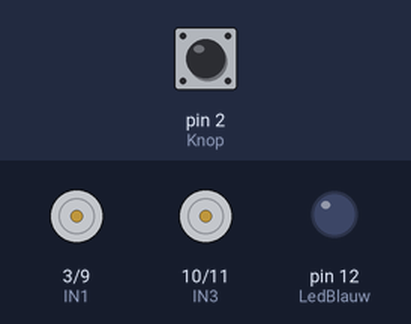
Bench run of a sketch on a simulated Arduino Uno, built with avr-gcc and run on an emulated ATmega328P. Shown: motor-driver pin pairs drawn as motors (green arrow = first pin HIGH = forward, orange = second pin HIGH = backward, longer = more drive), output pins drawn as LEDs (lit = HIGH). Dashed ring = blinking. The inputs (shaded band) are chosen by the test bench; at power-on: pin 2 (Knop) LOW.

Above: at 1.2 s.
1.3 s: pin 2 (Knop) pulled HIGH for 0.15 s
At 1.7 s:
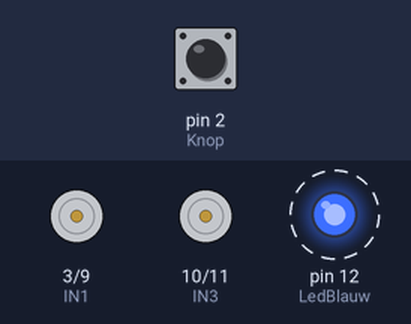
At 4.76 s:
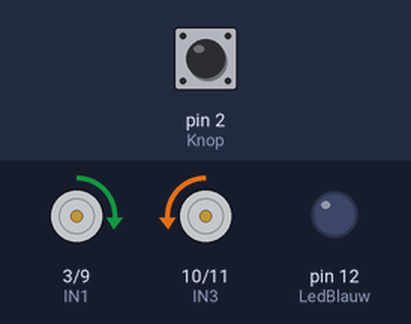
Timing chart, 0 to 21.2 s (numbered marks = the images above; inputs shaded):
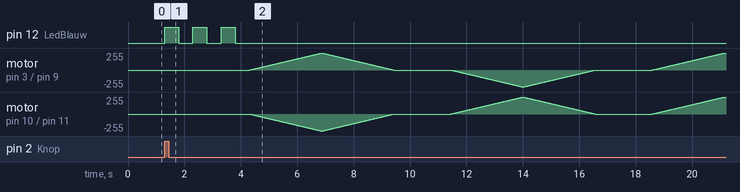

The sketch:

H-brug.ino
```cpp
// Startknop
const int Knop = 2;

// Led
const int LedBlauw = 12;

// Motor Rechts
const int IN1 = 3;
const int IN2 = 9;

// Motor Links
const int IN3 = 10;
const int IN4 = 11;

// Variabelen
bool StatusKnop;

void setup() {
  Serial.begin(9600);

  // Digitaal
  pinMode(LedBlauw, OUTPUT);
  pinMode(Knop, INPUT);
  pinMode(IN1, OUTPUT);
  pinMode(IN2, OUTPUT);
  pinMode(IN3, OUTPUT);
  pinMode(IN4, OUTPUT);
}

void loop() {
  StatusKnop = digitalRead(Knop);

  if (StatusKnop == HIGH)
  {
    digitalWrite(LedBlauw, HIGH);
    delay(500);
    digitalWrite(LedBlauw, LOW);
    delay(500);
    digitalWrite(LedBlauw, HIGH);
    delay(500);
    digitalWrite(LedBlauw, LOW);
    delay(500);
    digitalWrite(LedBlauw, HIGH);
    delay(500);
    digitalWrite(LedBlauw, LOW);
    delay(500);

    // Voorwaarts
    for (int i = 0; i <= 255; i++)
    {
      analogWrite(IN1, i);
      analogWrite(IN2, 0);
      analogWrite(IN3, 0);
      analogWrite(IN4, i);
      delay(10);
    }
    for (int i = 255; i >= 0; i--)
    {
      analogWrite(IN1, i);
      analogWrite(IN2, 0);
      analogWrite(IN3, 0);
      analogWrite(IN4, i);
      delay(10);
    }

    delay(2000);

    // Achterwaarts
    for (int i = 0; i <= 255; i++)
    {
      analogWrite(IN1, 0);
      analogWrite(IN2, i);
      analogWrite(IN3, i);
      analogWrite(IN4, 0);
      delay(10);
    }
    for (int i = 255; i >= 0; i--)
    {
      analogWrite(IN1, 0);
      analogWrite(IN2, i);
      analogWrite(IN3, i);
      analogWrite(IN4, 0);
      delay(10);
    }

    delay(2000);

    // Links
    for (int i = 0; i <= 255; i++)
    {
      analogWrite(IN1, i);
      analogWrite(IN2, 0);
      analogWrite(IN3, i);
      analogWrite(IN4, 0);
      delay(10);
    }
    for (int i = 255; i >= 0; i--)
    {
      analogWrite(IN1, i);
      analogWrite(IN2, 0);
      analogWrite(IN3, i);
      analogWrite(IN4, 0);
      delay(10);
    }

    delay(2000);

    // Rechts
    for (int i = 0; i <= 255; i++)
    {
      analogWrite(IN1, 0);
      analogWrite(IN2, i);
      analogWrite(IN3, 0);
      analogWrite(IN4, i);
      delay(10);
    }
    for (int i = 255; i >= 0; i--)
    {
      analogWrite(IN1, 0);
      analogWrite(IN2, i);
      analogWrite(IN3, 0);
      analogWrite(IN4, i);
      delay(10);
    }
  }
}
```
